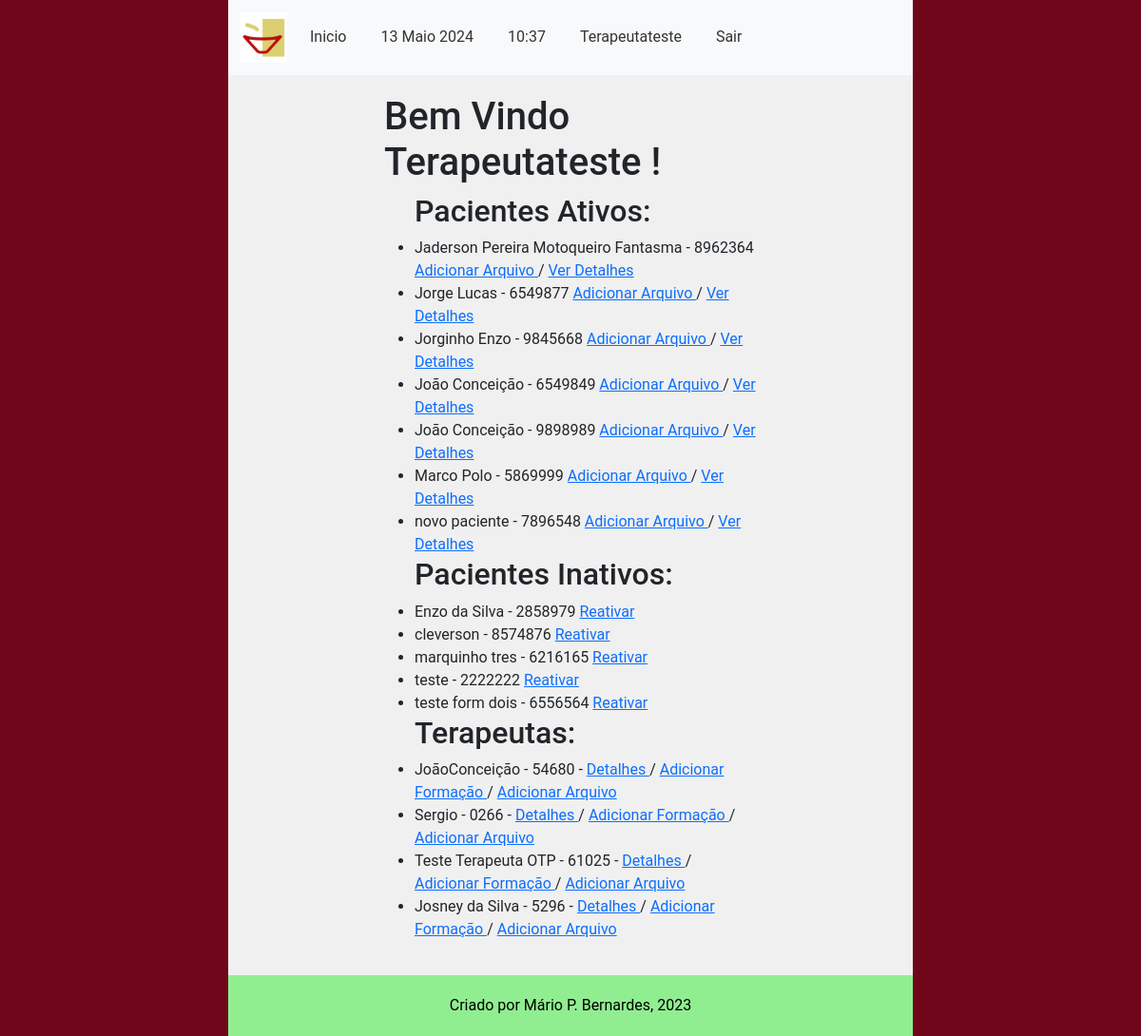
Page /main/indice_cadastros (signed in) on the earlier database version.
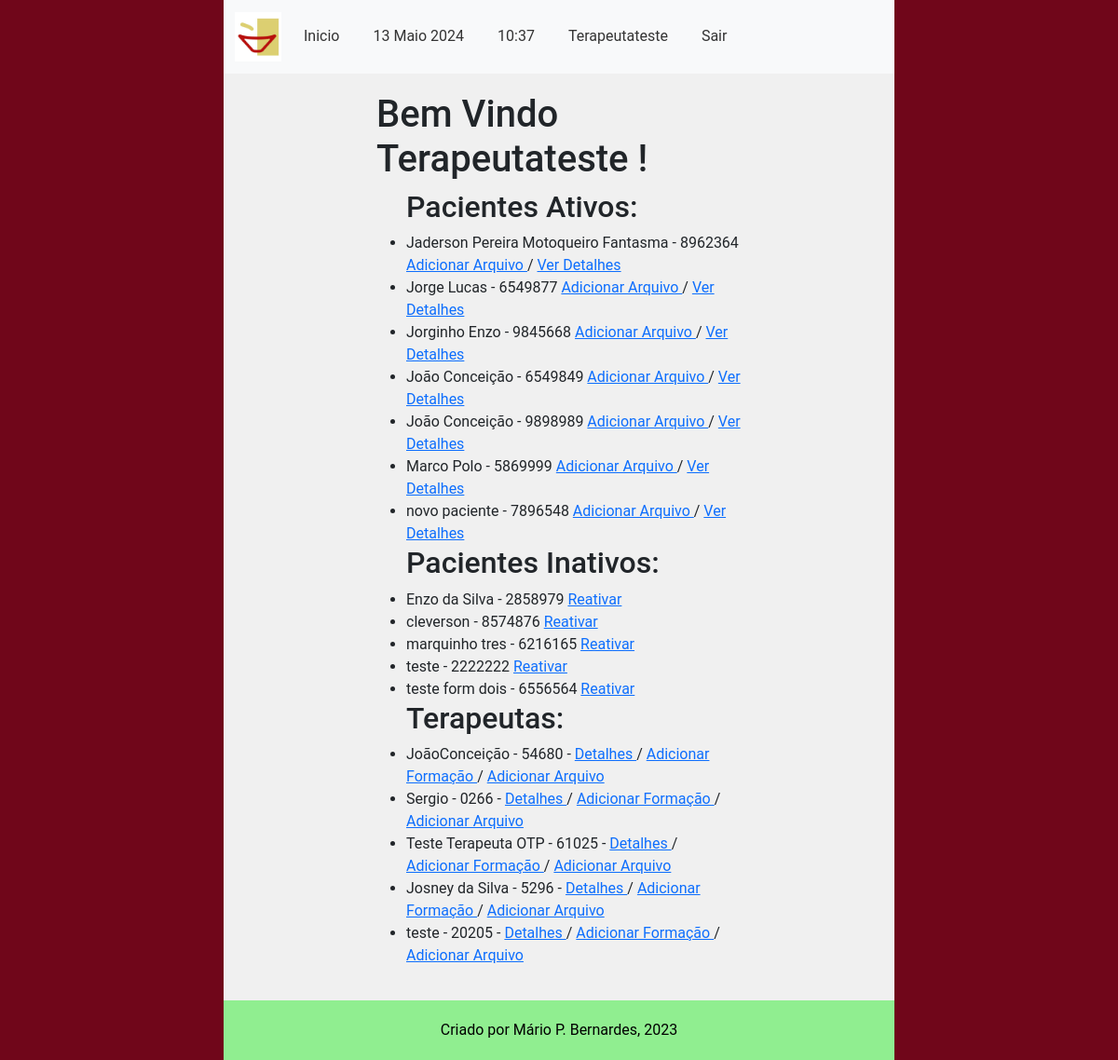
Same page on the later database version.
### main/models.py (models this page shows, shortened)
class CadastroPacientes(models.Model):
    nome = models.CharField(verbose_name='Nome do Paciente', max_length=100,
                            validators=[validate_letters, MinLengthValidator(limit_value=5)])
    prontuario_numero = models.CharField(verbose_name='Nº de Prontuario', max_length=7,
                                         default=create_prontuario_numero,
                                         unique=True, validators=[validate_numbers, MinLengthValidator(limit_value=7)])
    nascimento = models.DateField(verbose_name='Data de Nascimento', help_text='dd/mm/aaaa',
                                  validators=[validate_date_past])
    responsavel_legal = models.CharField(verbose_name='Responsável Legal', max_length=100,
                                         null=True, blank=True, validators=[validate_letters,
                                                                            MinLengthValidator(limit_value=5)])
    cpf_responsavel_legal = models.CharField(verbose_name='CPF do Responsável', max_length=11, blank=True, null=True,
                                             validators=[validate_numbers, MinLengthValidator(limit_value=11)])
    data_inicio = models.DateField(verbose_name='Data de Inicio', help_text='dd/mm/aaaa', default=datetime.now)
    data_final = models.DateField(verbose_name='Data do Desligamento', help_text='dd/mm/aaaa', blank=True, null=True,
                                  validators=[validate_date_past])
    desligado = models.BooleanField(verbose_name='Desligado', help_text='Paciente desligado', default=False)
    cpf_numero = models.CharField(verbose_name='CPF', max_length=11, unique=True,
                                  help_text="CPF de menores consta na Certidão de Nascimento",
                                  validators=[validate_numbers, MinLengthValidator(limit_value=11)])
    MOD_CHOICES = (
        (0, 'Individual'),
        (1, 'Grupo'),
        (2, 'Casal'),
    )
    modalidade_atendimento = models.IntegerField(verbose_name='Modalidade', choices=MOD_CHOICES, default=0)
    grupo = models.ForeignKey(
        'CadastroGrupos',
        related_name='membros',
        on_delete=models.PROTECT,
        blank=True,
        null=True
    )
    convenio = models.ForeignKey(
        'ConveniosAceitos',
        related_name='pacientes',
        on_delete=models.PROTECT
    )
    carteirinha_convenio = models.CharField(verbose_name='Número do Convênio',
                                            max_length=50, blank=True, null=True,
                                            validators=[validate_numbers, MinLengthValidator(limit_value=7)])
    terapeuta = models.ForeignKey(
        'CadastroProfissionais',
        related_name='pacientes',
        on_delete=models.PROTECT
    )
    endereco_rua = models.CharField(verbose_name='Endereço', max_length=100,
                                    validators=[MinLengthValidator(limit_value=10)])
    endereco_bairro = models.CharField(verbose_name='Bairro', max_length=50,
                                       validators=[MinLengthValidator(limit_value=3)])
    endereco_numero = models.CharField(verbose_name='Número', max_length=7, validators=[validate_numbers])
    endereco_complemento = models.CharField(verbose_name='Complemento', max_length=100,
                                            validators=[MinLengthValidator(limit_value=4)])
    telefone_numero = models.CharField(verbose_name='Telefone', max_length=11,
                                       validators=[validate_numbers, MinLengthValidator(limit_value=11)])
    cidade = models.CharField(verbose_name='Cidade', max_length=100, validators=[validate_letters,
                                                                                 MinLengthValidator(limit_value=3)])
    cep_numero = models.CharField(verbose_name='CEP', max_length=8, validators=[validate_numbers,
                                                                                MinLengthValidator(limit_value=8)])
    email = models.EmailField(verbose_name='E-mail')
    observacoes = models.TextField(verbose_name='Observações', blank=True, null=True)
    objects = models.Manager()
    class Meta:
        verbose_name = 'Paciente'
        verbose_name_plural = 'Pacientes'
        ordering = ["nome"]
        permissions = [
            ('transfer_pac', 'Transferir Paciente (Terapeutas)'),
            ('deslig_pac', 'Desligar Paciente (Terapeutas)'),
            ('add_pac_group', 'Adicionar Paciente a Grupo (Terapeutas)'),
            ('remove_pac_from_group', 'Remover Paciente de um Grupo (Terapeutas)')
        ]

class CadastroProfissionais(models.Model):
    nome = models.CharField(verbose_name='Nome', max_length=100,
                            unique=True, editable=True, validators=[validate_letters])
    conselho_codigo = models.CharField(verbose_name='CRP', max_length=5, unique=True,
                                       editable=True, validators=[validate_numbers])
    STATUS_POS_CHOICES = (
        (0, 'Nível 1 - Incompleto'),
        (1, 'Nível 1 - Completo'),
        (2, 'Nível 2 - Incompleto'),
        (3, 'Nível 2 - Completo'),
        (4, 'Nível 3 - Incompleto'),
        (5, 'Nível 3 - Completo'),
    )
    pos_grad_status = models.IntegerField(verbose_name='Status Pós', choices=STATUS_POS_CHOICES, default=0)
    unimed_codigo = models.CharField(verbose_name='Número cadastro Unimed', max_length=6,
                                     unique=True, editable=True, validators=[validate_numbers])
    email = models.EmailField(verbose_name='Email', editable=True)
    telefone_numero = models.CharField(verbose_name='Telefone', max_length=11,
                                       editable=True, validators=[validate_numbers])
    endereco_rua = models.CharField(verbose_name='Endereço', max_length=100)
    endereco_bairro = models.CharField(verbose_name='Bairro', max_length=50)
    endereco_numero = models.CharField(verbose_name='Número', max_length=7, validators=[validate_numbers])
    endereco_complemento = models.CharField(verbose_name='Complemento', max_length=100)
    cidade = models.CharField(verbose_name='Cidade', max_length=20, validators=[validate_letters,
                                                                                MinLengthValidator(limit_value=3)])
    cep_numero = models.CharField(verbose_name='CEP', max_length=8, validators=[validate_numbers,
                                                                                MinLengthValidator(limit_value=8)])
    nascimento_data = models.DateField(verbose_name='Data de Nascimento', help_text='dd/mm/aaaa',
                                       validators=[validate_date_past])
    cpf_numero = models.CharField(verbose_name='CPF', unique=True, validators=[validate_numbers], max_length=11)
    rg_numero = models.CharField(verbose_name='Número RG', max_length=12,
                                 validators=[MinLengthValidator(limit_value=6)])
    rg_emissor = models.CharField(verbose_name='Orgão Emissor RG', max_length=50)
    usuario_codigo = models.ForeignKey(
        CustomUser,
        related_name='Terapeutas',
        on_delete=models.PROTECT
    )
    objects = models.Manager()
    class Meta:
        verbose_name = 'Terapeuta'
        verbose_name_plural = 'Terapeutas'
        permissions = [
            ('add_terapeuta', 'Adicionar novos Usuários (Administrativos)')
        ]

### main/views.py (the view)
@login_required(login_url="/accounts/login")
def index_perfil(request: HttpRequest):
    pacientes_ativos = filter_active_pacientes()
    pacientes_inativos = filter_inactive_pacientes()
    terapeutas = CadastroProfissionais.objects.all
    context = {
        'lis_pacientes_ativos': pacientes_ativos,
        'lis_pacientes_inativos': pacientes_inativos,
        'list_terapeutas': terapeutas
    }
    return render(request, 'list_perfils.html', context)

### main/services/pacientes_services.py (called while the page is built)
def filter_active_pacientes() -> QuerySet:
    active_pacientes = CadastroPacientes.objects.filter(desligado=False)
    return active_pacientes

def filter_inactive_pacientes() -> QuerySet:
    inactive_pacientes = CadastroPacientes.objects.filter(desligado=True)
    return inactive_pacientes

### main/templates/list_perfils.html (shortened to what this page needs)
{% extends 'middleman1.html' %}
{% load bootstrap5 %}
{% load static%}
        {% block content %}
        <h1>Bem Vindo {{ request.user.username }} ! </h1>
            <ul>
                <h2> Pacientes Ativos: </h2>
                    {% for paciente in lis_pacientes_ativos %}
                        <li>
                        {{ paciente.nome }} - {{ paciente.prontuario_numero }}
                        <a href="{% url 'main:enviar_arquivo_paciente' prontuario_numero=paciente.prontuario_numero %}"> Adicionar Arquivo </a> /
                        <a href="{% url 'main:dadospac' prontuario_numero=paciente.prontuario_numero %}"> Ver Detalhes </a> <br>
                        </li>
                    {% empty %}
                        <li>No entries found.</li>
                    {% endfor %}
                <h2> Pacientes Inativos: </h2>
                    {% for paciente in lis_pacientes_inativos %}
                        <li>
                        {{ paciente.nome }} - {{ paciente.prontuario_numero }}
                        <a href="{% url 'main:religamento' prontuario_numero=paciente.prontuario_numero %}"> Reativar </a> <br>
                        </li>
                    {% empty %}
                        <li>No entries found.</li>
                    {% endfor %}
                <h2> Terapeutas: </h2>
                    {% for terapeuta in list_terapeutas %}
                        <li> {{ terapeuta.nome }} - {{ terapeuta.conselho_codigo }} - <a href="{% url 'main:perfil' terapeuta_codigo=terapeuta.conselho_codigo %}"> Detalhes </a> /
                        <a href="{% url 'main:cadastrar_formacao' terapeuta_codigo=terapeuta.conselho_codigo %}"> Adicionar Formação </a> /
                        <a href="{% url 'main:enviar_arquivo_terapeuta' terapeuta_codigo=terapeuta.conselho_codigo %}"> Adicionar Arquivo </a> <br>
                        </li>
                    {% empty %}
                        <li>No entries found.</li>
                    {% endfor %}
            </ul>
        {% endblock %}

Differences in the rows shown:
added CadastroProfissionais: nome "teste", conselho_codigo "20205"
